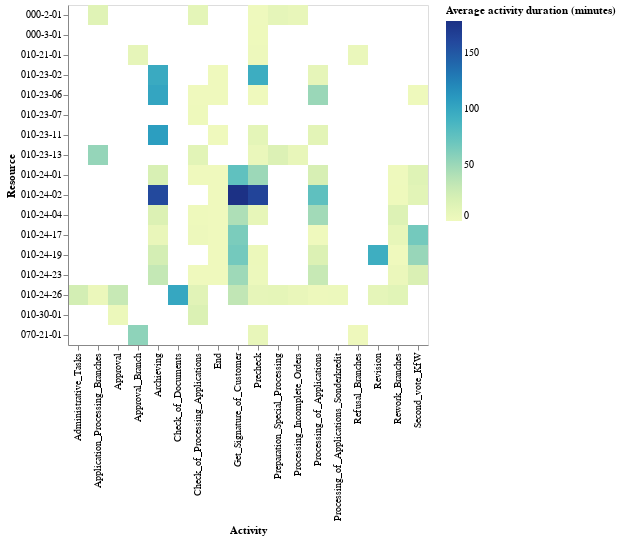

Notebook code cell kept with this figure:
### Markdown cell above
### Identify resources who spent significantly longer time on the same type of work compared to others

### Code cell
data = res_performance[
    (res_performance['resource'].isin(sel_resources)) &
    (res_performance['case_type'] == 'special loan')
]
alt.Chart(data).mark_rect().encode(
    y=alt.Y('resource:N').title('Resource'),
    x=alt.X('activity:N').title('Activity'),
    color=alt.Color('mean_activity_duration_minute').title(
        'Average activity duration (minutes)'
    ),
    tooltip=['resource', 'activity', 'case_type', 'mean_activity_duration_minute']
)

### Figure 1 — Vega-Lite specification as saved in the notebook (floating-point values rounded to 4 significant figures)
{"config": {"view": {"continuousWidth": 300, "continuousHeight": 300}}, "data": {"name": "data-6e5b0afd83bf6a917a8df0c4abf61ab4"}, "mark": {"type": "rect"}, "encoding": {"color": {"field": "mean_activity_duration_minute", "title": "Average activity duration (minutes)", "type": "quantitative"}, "tooltip": [{"field": "resource", "type": "nominal"}, {"field": "activity", "type": "nominal"}, {"field": "case_type", "type": "nominal"}, {"field": "mean_activity_duration_minute", "type": "quantitative"}], "x": {"field": "activity", "title": "Activity", "type": "nominal"}, "y": {"field": "resource", "title": "Resource", "type": "nominal"}}, "$schema": "https://vega.github.io/schema/vega-lite/v5.16.3.json", "datasets": {"data-6e5b0afd83bf6a917a8df0c4abf61ab4": [{"resource": "000-2-01", "activity": "Application_Processing_Branches", "case_type": "special loan", "mean_activity_duration_minute": 13.67}, {"resource": "000-2-01", "activity": "Check_of_Processing_Applications", "case_type": "special loan", "mean_activity_duration_minute": 9.5}, {"resource": "000-2-01", "activity": "Precheck", "case_type": "special loan", "mean_activity_duration_minute": 0.75}, {"resource": "000-2-01", "activity": "Preparation_Special_Processing", "case_type": "special loan", "mean_activity_duration_minute": 8.6}, {"resource": "000-2-01", "activity": "Processing_Incomplete_Orders", "case_type": "special loan", "mean_activity_duration_minute": 6.0}, {"resource": "000-3-01", "activity": "Precheck", "case_type": "special loan", "mean_activity_duration_minute": 1.0}, {"resource": "010-21-01", "activity": "Approval_Branch", "case_type": "special loan", "mean_activity_duration_minute": 8.182}, {"resource": "010-21-01", "activity": "Precheck", "case_type": "special loan", "mean_activity_duration_minute": 1.375}, {"resource": "010-21-01", "activity": "Refusal_Branches", "case_type": "special loan", "mean_activity_duration_minute": 4.25}, {"resource": "010-23-02", "activity": "Archieving", "case_type": "special loan", "mean_activity_duration_minute": 97.25}, {"resource": "010-23-02", "activity": "End", "case_type": "special loan", "mean_activity_duration_minute": 0.0}, {"resource": "010-23-02", "activity": "Precheck", "case_type": "special loan", "mean_activity_duration_minute": 95.0}, {"resource": "010-23-02", "activity": "Processing_of_Applications", "case_type": "special loan", "mean_activity_duration_minute": 8.333}, {"resource": "010-23-06", "activity": "Archieving", "case_type": "special loan", "mean_activity_duration_minute": 101.2}, {"resource": "010-23-06", "activity": "Check_of_Processing_Applications", "case_type": "special loan", "mean_activity_duration_minute": 0.0}, {"resource": "010-23-06", "activity": "End", "case_type": "special loan", "mean_activity_duration_minute": 0.0}, {"resource": "010-23-06", "activity": "Precheck", "case_type": "special loan", "mean_activity_duration_minute": 0.0}, {"resource": "010-23-06", "activity": "Processing_of_Applications", "case_type": "special loan", "mean_activity_duration_minute": 51.0}, {"resource": "010-23-06", "activity": "Second_vote_KfW", "case_type": "special loan", "mean_activity_duration_minute": 1.0}, {"resource": "010-23-07", "activity": "Check_of_Processing_Applications", "case_type": "special loan", "mean_activity_duration_minute": 1.0}, {"resource": "010-23-11", "activity": "Archieving", "case_type": "special loan", "mean_activity_duration_minute": 107.0}, {"resource": "010-23-11", "activity": "End", "case_type": "special loan", "mean_activity_duration_minute": 0.0}, {"resource": "010-23-11", "activity": "Precheck", "case_type": "special loan", "mean_activity_duration_minute": 10.0}, {"resource": "010-23-11", "activity": "Processing_of_Applications", "case_type": "special loan", "mean_activity_duration_minute": 11.0}, {"resource": "010-23-13", "activity": "Application_Processing_Branches", "case_type": "special loan", "mean_activity_duration_minute": 53.0}, {"resource": "010-23-13", "activity": "Check_of_Processing_Applications", "case_type": "special loan", "mean_activity_duration_minute": 12.0}, {"resource": "010-23-13", "activity": "Precheck", "case_type": "special loan", "mean_activity_duration_minute": 4.125}, {"resource": "010-23-13", "activity": "Preparation_Special_Processing", "case_type": "special loan", "mean_activity_duration_minute": 16.75}, {"resource": "010-23-13", "activity": "Processing_Incomplete_Orders", "case_type": "special loan", "mean_activity_duration_minute": 6.0}, {"resource": "010-24-01", "activity": "Archieving", "case_type": "special loan", "mean_activity_duration_minute": 19.88}, {"resource": "010-24-01", "activity": "Check_of_Processing_Applications", "case_type": "special loan", "mean_activity_duration_minute": 0.0}, {"resource": "010-24-01", "activity": "End", "case_type": "special loan", "mean_activity_duration_minute": 0.0}, {"resource": "010-24-01", "activity": "Get_Signature_of_Customer", "case_type": "special loan", "mean_activity_duration_minute": 75.76}, {"resource": "010-24-01", "activity": "Precheck", "case_type": "special loan", "mean_activity_duration_minute": 50.0}, {"resource": "010-24-01", "activity": "Processing_of_Applications", "case_type": "special loan", "mean_activity_duration_minute": 20.35}, {"resource": "010-24-01", "activity": "Rework_Branches", "case_type": "special loan", "mean_activity_duration_minute": 0.5}, {"resource": "010-24-01", "activity": "Second_vote_KfW", "case_type": "special loan", "mean_activity_duration_minute": 14.0}, {"resource": "010-24-02", "activity": "Archieving", "case_type": "special loan", "mean_activity_duration_minute": 159.1}, {"resource": "010-24-02", "activity": "End", "case_type": "special loan", "mean_activity_duration_minute": 0.07692}, {"resource": "010-24-02", "activity": "Get_Signature_of_Customer", "case_type": "special loan", "mean_activity_duration_minute": 178.5}, {"resource": "010-24-02", "activity": "Precheck", "case_type": "special loan", "mean_activity_duration_minute": 163.3}, {"resource": "010-24-02", "activity": "Processing_of_Applications", "case_type": "special loan", "mean_activity_duration_minute": 76.5}, {"resource": "010-24-02", "activity": "Rework_Branches", "case_type": "special loan", "mean_activity_duration_minute": 1.0}, {"resource": "010-24-02", "activity": "Second_vote_KfW", "case_type": "special loan", "mean_activity_duration_minute": 11.5}, {"resource": "010-24-04", "activity": "Archieving", "case_type": "special loan", "mean_activity_duration_minute": 17.0}, {"resource": "010-24-04", "activity": "Check_of_Processing_Applications", "case_type": "special loan", "mean_activity_duration_minute": 1.0}, {"resource": "010-24-04", "activity": "End", "case_type": "special loan", "mean_activity_duration_minute": 0.0}, {"resource": "010-24-04", "activity": "Get_Signature_of_Customer", "case_type": "special loan", "mean_activity_duration_minute": 42.4}, {"resource": "010-24-04", "activity": "Precheck", "case_type": "special loan", "mean_activity_duration_minute": 7.5}, {"resource": "010-24-04", "activity": "Processing_of_Applications", "case_type": "special loan", "mean_activity_duration_minute": 47.44}, {"resource": "010-24-04", "activity": "Rework_Branches", "case_type": "special loan", "mean_activity_duration_minute": 15.8}, {"resource": "010-24-17", "activity": "Archieving", "case_type": "special loan", "mean_activity_duration_minute": 5.667}, {"resource": "010-24-17", "activity": "Check_of_Processing_Applications", "case_type": "special loan", "mean_activity_duration_minute": 2.0}, {"resource": "010-24-17", "activity": "End", "case_type": "special loan", "mean_activity_duration_minute": 0.0}, {"resource": "010-24-17", "activity": "Get_Signature_of_Customer", "case_type": "special loan", "mean_activity_duration_minute": 63.75}, {"resource": "010-24-17", "activity": "Processing_of_Applications", "case_type": "special loan", "mean_activity_duration_minute": 0.2}, {"resource": "010-24-17", "activity": "Rework_Branches", "case_type": "special loan", "mean_activity_duration_minute": 7.118}, {"resource": "010-24-17", "activity": "Second_vote_KfW", "case_type": "special loan", "mean_activity_duration_minute": 67.0}, {"resource": "010-24-19", "activity": "Archieving", "case_type": "special loan", "mean_activity_duration_minute": 22.0}, {"resource": "010-24-19", "activity": "End", "case_type": "special loan", "mean_activity_duration_minute": 0.0}, {"resource": "010-24-19", "activity": "Get_Signature_of_Customer", "case_type": "special loan", "mean_activity_duration_minute": 66.95}, {"resource": "010-24-19", "activity": "Precheck", "case_type": "special loan", "mean_activity_duration_minute": 3.0}, {"resource": "010-24-19", "activity": "Processing_of_Applications", "case_type": "special loan", "mean_activity_duration_minute": 17.19}, {"resource": "010-24-19", "activity": "Revision", "case_type": "special loan", "mean_activity_duration_minute": 94.0}, {"resource": "010-24-19", "activity": "Rework_Branches", "case_type": "special loan", "mean_activity_duration_minute": 0.4}, {"resource": "010-24-19", "activity": "Second_vote_KfW", "case_type": "special loan", "mean_activity_duration_minute": 52.0}, {"resource": "010-24-23", "activity": "Archieving", "case_type": "special loan", "mean_activity_duration_minute": 31.56}, {"resource": "010-24-23", "activity": "Check_of_Processing_Applications", "case_type": "special loan", "mean_activity_duration_minute": 0.0}, {"resource": "010-24-23", "activity": "End", "case_type": "special loan", "mean_activity_duration_minute": 0.0625}, {"resource": "010-24-23", "activity": "Get_Signature_of_Customer", "case_type": "special loan", "mean_activity_duration_minute": 49.12}, {"resource": "010-24-23", "activity": "Precheck", "case_type": "special loan", "mean_activity_duration_minute": 2.5}, {"resource": "010-24-23", "activity": "Processing_of_Applications", "case_type": "special loan", "mean_activity_duration_minute": 30.03}, {"resource": "010-24-23", "activity": "Rework_Branches", "case_type": "special loan", "mean_activity_duration_minute": 3.474}, {"resource": "010-24-23", "activity": "Second_vote_KfW", "case_type": "special loan", "mean_activity_duration_minute": 18.67}, {"resource": "010-24-26", "activity": "Administrative_Tasks", "case_type": "special loan", "mean_activity_duration_minute": 22.31}, {"resource": "010-24-26", "activity": "Application_Processing_Branches", "case_type": "special loan", "mean_activity_duration_minute": 3.5}, {"resource": "010-24-26", "activity": "Approval", "case_type": "special loan", "mean_activity_duration_minute": 30.0}, {"resource": "010-24-26", "activity": "Check_of_Documents", "case_type": "special loan", "mean_activity_duration_minute": 100.0}, {"resource": "010-24-26", "activity": "Check_of_Processing_Applications", "case_type": "special loan", "mean_activity_duration_minute": 12.44}, {"resource": "010-24-26", "activity": "Get_Signature_of_Customer", "case_type": "special loan", "mean_activity_duration_minute": 33.5}, {"resource": "010-24-26", "activity": "Precheck", "case_type": "special loan", "mean_activity_duration_minute": 7.826}, {"resource": "010-24-26", "activity": "Preparation_Special_Processing", "case_type": "special loan", "mean_activity_duration_minute": 8.988}, {"resource": "010-24-26", "activity": "Processing_Incomplete_Orders", "case_type": "special loan", "mean_activity_duration_minute": 5.718}, {"resource": "010-24-26", "activity": "Processing_of_Applications", "case_type": "special loan", "mean_activity_duration_minute": 2.0}, {"resource": "010-24-26", "activity": "Processing_of_Applications_Sonderkredit", "case_type": "special loan", "mean_activity_duration_minute": 2.923}, {"resource": "010-24-26", "activity": "Revision", "case_type": "special loan", "mean_activity_duration_minute": 8.667}, {"resource": "010-24-26", "activity": "Rework_Branches", "case_type": "special loan", "mean_activity_duration_minute": 12.24}, {"resource": "010-30-01", "activity": "Approval", "case_type": "special loan", "mean_activity_duration_minute": 3.0}, {"resource": "010-30-01", "activity": "Check_of_Processing_Applications", "case_type": "special loan", "mean_activity_duration_minute": 18.0}, {"resource": "070-21-01", "activity": "Approval_Branch", "case_type": "special loan", "mean_activity_duration_minute": 56.0}, {"resource": "070-21-01", "activity": "Precheck", "case_type": "special loan", "mean_activity_duration_minute": 6.087}, {"resource": "070-21-01", "activity": "Refusal_Branches", "case_type": "special loan", "mean_activity_duration_minute": 1.25}]}}
